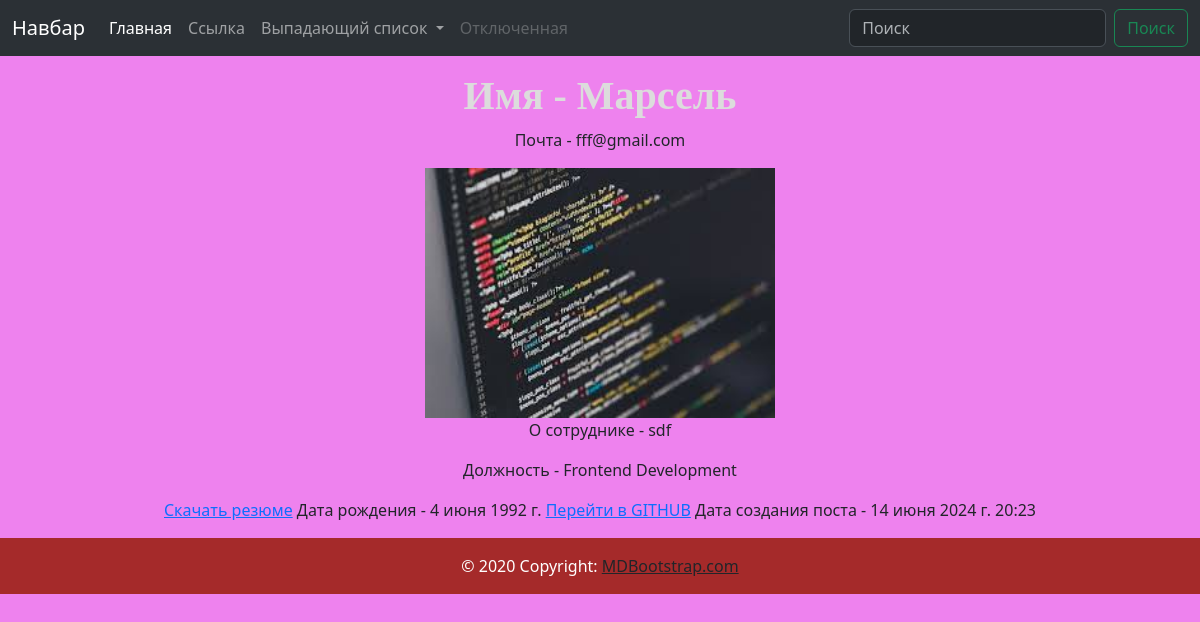
Page /employees/13/ on the committed database.
### news_blog/models.py (models this page shows, shortened)
class Employees(models.Model):
    PROGRAMMING_STATUS = (
        ('Full Stack', 'Full Stack'),
        ('Backend Development', 'Backend Development'),
        ('Frontend Development', 'Frontend Development'),
        ('UX-UI Development', 'UX-UI Development'),
    )
    name = models.CharField(max_length=100, verbose_name='Напишите имя сотрудника', null=True)
    email = models.EmailField(default='@gmail.com', verbose_name='Укажите почту сотрудника', null=True)
    image = models.ImageField(upload_to='images/', verbose_name='Загрузите фото', null=True)
    about_emp = models.TextField()
    programming_status = models.CharField(max_length=100, choices=PROGRAMMING_STATUS,
                                          verbose_name='Укажите статус программиста', null=True)
    rezume = models.FileField(upload_to='rezume/', verbose_name='Загрузите резюме', null=True, blank=True)
    date_of_birth = models.DateField(verbose_name='Укажите дату рождения', null=True)
    github = models.URLField(verbose_name='Загрузите ваш гит', null=True)
    created_at = models.DateTimeField(auto_now_add=True)
    class Meta:
        verbose_name = 'сотрудника'
        verbose_name_plural = 'сотрудники'

### news_blog/views.py (the view)
# urls.py: path('employees/<int:id>/', views.EmployeeDetailView.as_view()),
class EmployeeDetailView(generic.DetailView):
    template_name = 'employees/employees_detail.html'
    context_object_name = 'emp_id'
    def get_object(self, **kwargs):
        emp_id = self.kwargs.get('id')
        return get_object_or_404(models.Employees, id=emp_id)

### templates/employees/employees_detail.html (shortened to what this page needs)
{% load static %}
{% include '../header.html' %}
<link rel="stylesheet" href="{% static 'css/style.css' %}">
<h1 class="h1_name">Имя - {{ emp_id.name }} </h1>
<p>Почта - {{ emp_id.email }}</p>
<img src="{{ emp_id.image.url }}" width="350" height="250">
<p>О сотруднике - {{ emp_id.about_emp }}</p>
<p>Должность - {{ emp_id.programming_status }}</p>
{% if emp_id.rezume %}
{% if emp_id.rezume.url %}
    <a href="{{ emp_id.rezume.url }}" download>Скачать резюме</a>
{% else %}
    <p>Резюме не загруженно</p>
{% endif %}
{% endif %}
<data>Дата рождения - {{ emp_id.date_of_birth }}</data>
<a href="{{ emp_id.github }}">Перейти в GITHUB</a>
<data>Дата создания поста - {{ emp_id.created_at }}</data>
{% include '../footer.html' %}

### static/css/style.css (style rules this page uses)
body { background-color: violet; }
.h1_name { color: gainsboro ; font-family: Verdana; font-weight: bolder; }

### rows in the picture
Employees: name "Марсель", email "fff@gmail.com", image (picture), about_emp "sdf", programming_status "Frontend Development", date_of_birth "4 июня 1992 г.", created_at "14 июня 2024 г. 20:23"
